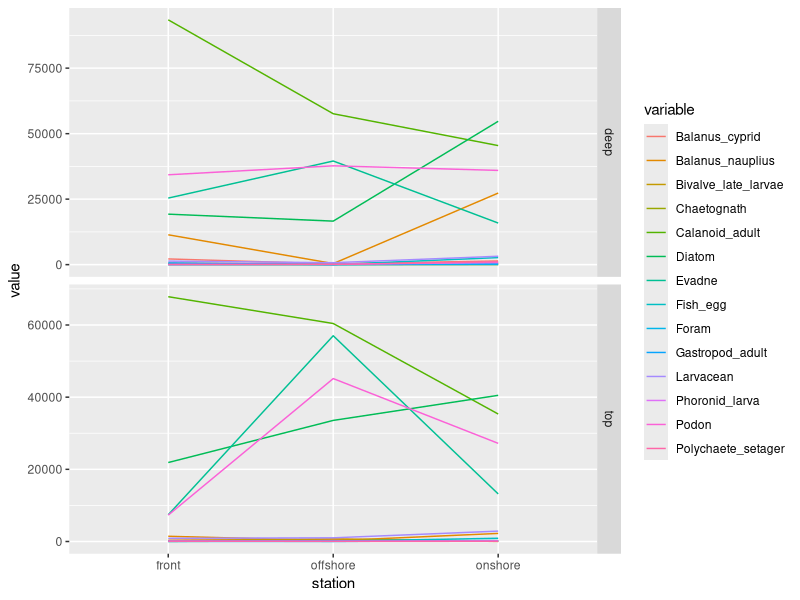
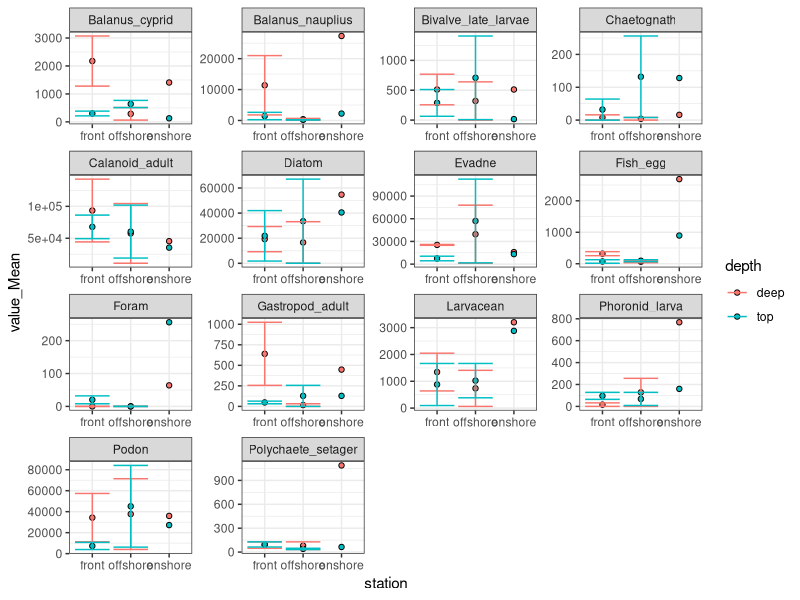
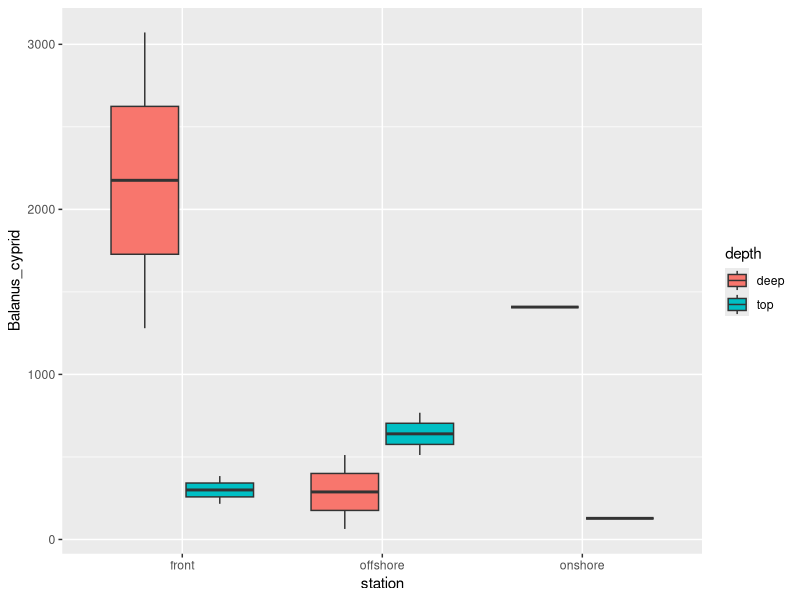
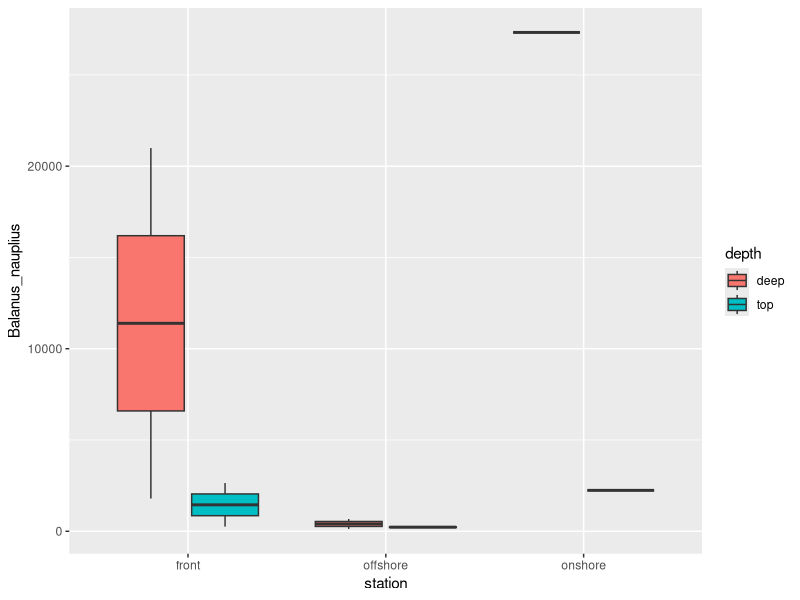
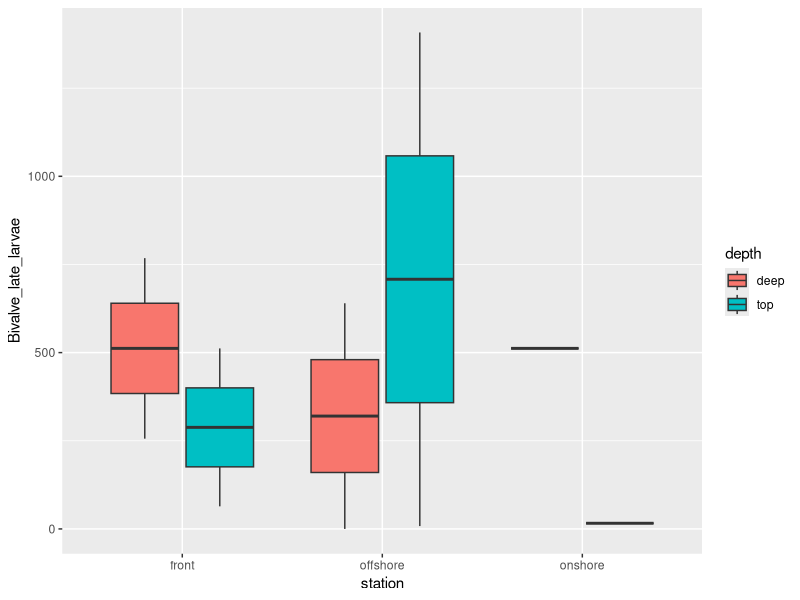
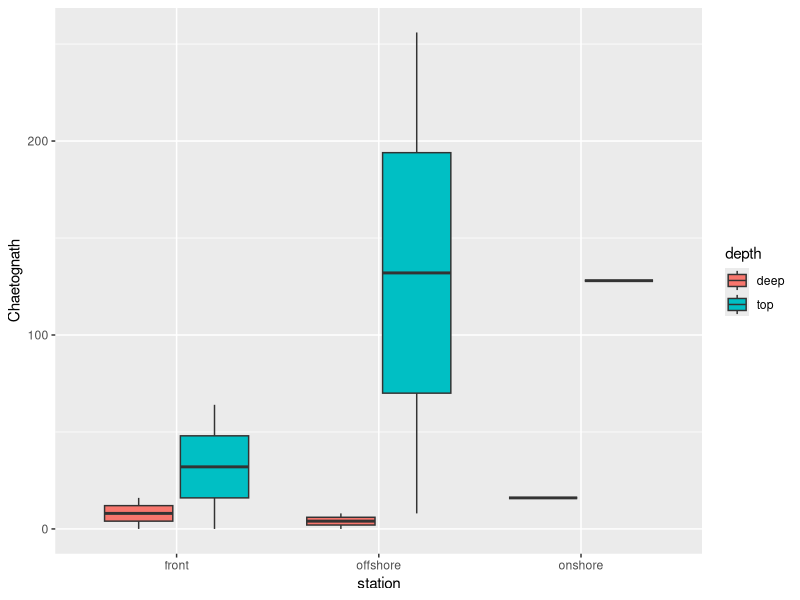
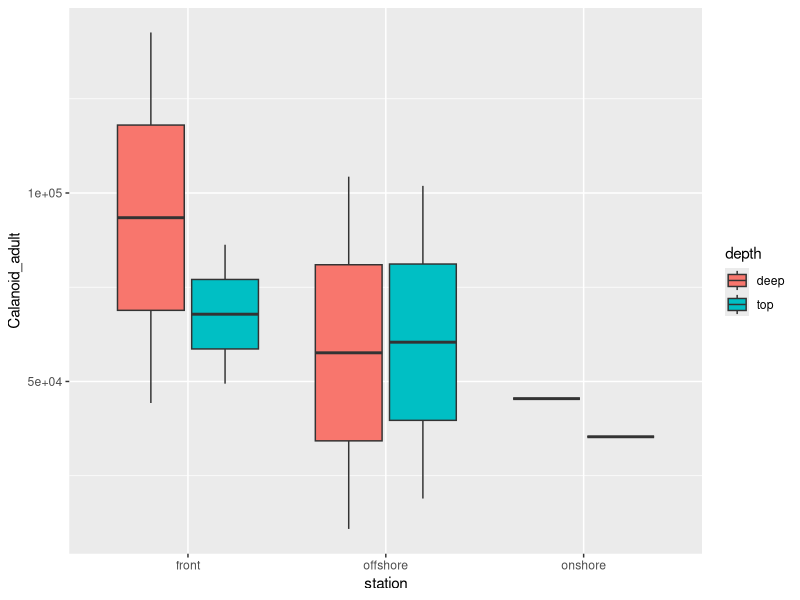
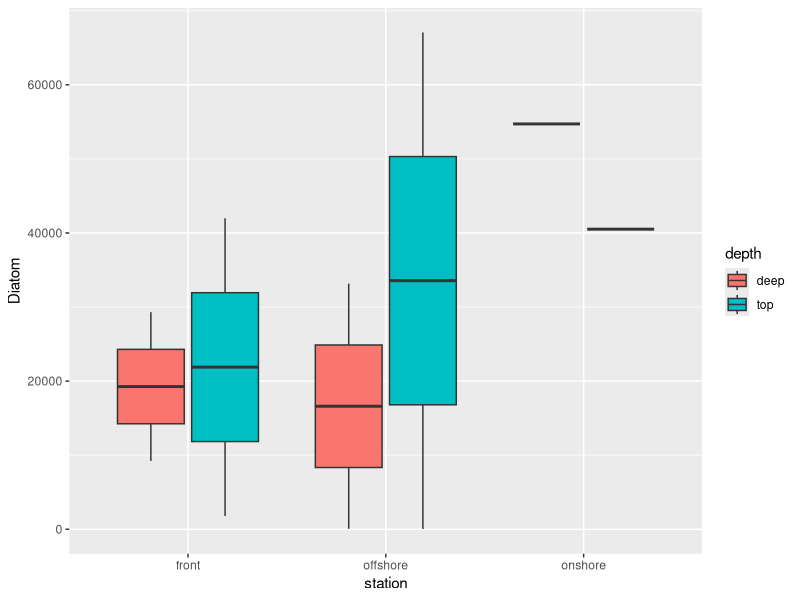

These figures' R source, in order:
#Exploratory plots of zooplankton data from Fronts study
#set up script
setwd("/Users/helenkilleen/Desktop/CODING/fronts/")
se <- function(x, ...)sd(x, na.rm = TRUE)/sqrt(sum(!is.na(x)))
# Tue Oct  8 15:54:13 2019 ------------------------------

#LIBRARIES
#==========
library(ggplot2)
library(dplyr)
#==========

#LOAD DATA
#=========
species <- read.csv("data/speciesCounts.csv")
species[is.na(species)]<-0
str(species)
#=========

#EXPLORE
#=========
#Boxplots for most common species 
#=========
#create common species dataset
common <- select(species, "date", "tow", "station", "depth", "Balanus_cyprid", "Balanus_nauplius", "Bivalve_late_larvae", "Chaetognath", "Calanoid_adult", "Diatom", "Evadne", "Fish_egg", "Foram", "Gastropod_adult", "Larvacean", "Phoronid_larva", "Podon", "Polychaete_setager")
levels(common$station) <-c("onshore", "front", "offshore")

#create boxplots
x <- names(common)
x <- x[-c(1:4)]
results <- "figures/speciesByPosition/"

for ( spec in x ) {
    a <- ggplot(common, aes_string("station", spec, fill = "depth"))+
    geom_boxplot()
  ggsave(paste(results, spec, ".pdf", sep = ""))
}

common.m <- reshape2::melt(common, id.vars = c("date", "tow", "station", "depth"))

ggplot(common.m %>% dplyr::group_by(variable, station, depth) %>% summarize_if(.predicate = is.numeric, .fun = mean, na.rm = TRUE)) +
  # geom_point(aes(x = station, y = value, fill = variable), shape = 21) + facet_grid(depth ~ ., scales = 'free')
  geom_line(aes(x = station, y = value, color = variable, group = variable)) + facet_grid(depth ~ ., scales = 'free')

ggplot(common.m %>% dplyr::group_by(variable, station, depth) %>% summarize_if(.predicate = is.numeric, .fun = c(Mean = mean, SE = se), na.rm = TRUE)) +
  geom_point(aes(x = station, y = value_Mean, fill = depth), shape = 21) +
  geom_errorbar(aes(x = station, ymin = value_Mean - value_SE, ymax = value_Mean + value_SE, color = depth )) +
  facet_wrap(~variable, scales = 'free') + theme_bw()
